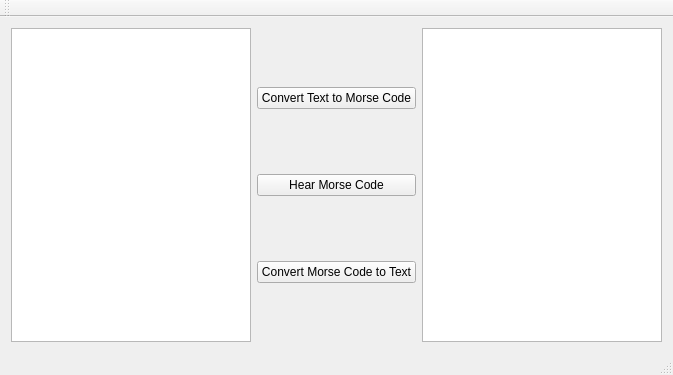
<?xml version="1.0" encoding="UTF-8"?>
<ui version="4.0">
 <class>MainWindow</class>
 <widget class="QMainWindow" name="MainWindow">
  <property name="geometry">
   <rect>
    <x>0</x>
    <y>0</y>
    <width>673</width>
    <height>375</height>
   </rect>
  </property>
  <property name="windowTitle">
   <string>MainWindow</string>
  </property>
  <widget class="QWidget" name="centralWidget">
   <layout class="QHBoxLayout" name="horizontalLayout_2">
    <item>
     <layout class="QHBoxLayout" name="horizontalLayout">
      <item>
       <widget class="QPlainTextEdit" name="normalTextEdit"/>
      </item>
      <item>
       <layout class="QVBoxLayout" name="verticalLayout">
        <item>
         <widget class="QPushButton" name="textConvertButton">
          <property name="text">
           <string>Convert Text to Morse Code</string>
          </property>
         </widget>
        </item>
        <item>
         <widget class="QPushButton" name="hearMorseButton">
          <property name="text">
           <string>Hear Morse Code</string>
          </property>
         </widget>
        </item>
        <item>
         <widget class="QPushButton" name="morseConvertButton">
          <property name="text">
           <string>Convert Morse Code to Text</string>
          </property>
         </widget>
        </item>
       </layout>
      </item>
      <item>
       <widget class="QPlainTextEdit" name="morseTextEdit"/>
      </item>
     </layout>
    </item>
   </layout>
  </widget>
  <widget class="QMenuBar" name="menuBar">
   <property name="geometry">
    <rect>
     <x>0</x>
     <y>0</y>
     <width>673</width>
     <height>21</height>
    </rect>
   </property>
  </widget>
  <widget class="QToolBar" name="mainToolBar">
   <attribute name="toolBarArea">
    <enum>TopToolBarArea</enum>
   </attribute>
   <attribute name="toolBarBreak">
    <bool>false</bool>
   </attribute>
  </widget>
  <widget class="QStatusBar" name="statusBar"/>
 </widget>
 <layoutdefault spacing="6" margin="11"/>
 <resources/>
 <connections/>
</ui>
